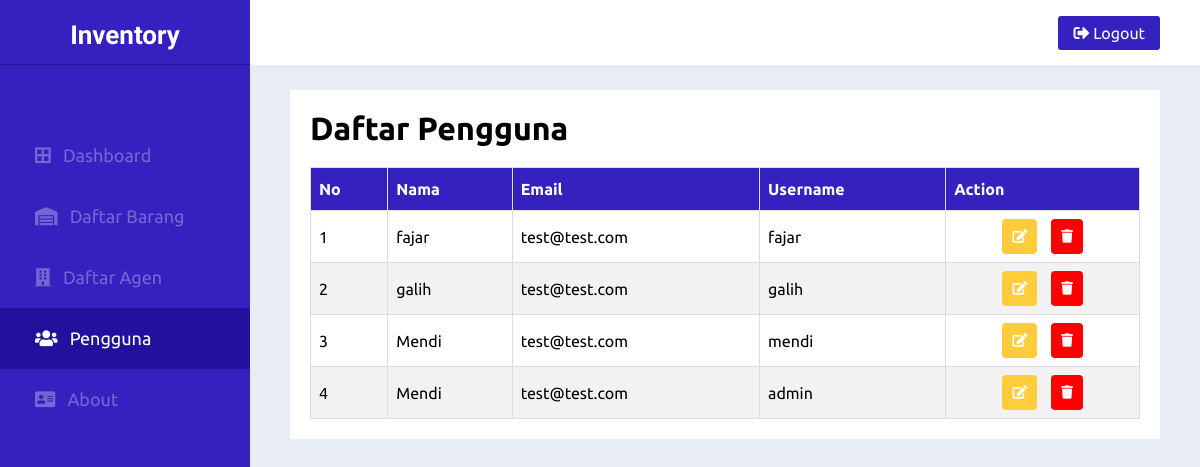
Page /users.php (signed in) on the committed database.
### tables this page shows
CREATE TABLE `user` (
  `id` int(11) NOT NULL,
  `nama` varchar(50) NOT NULL,
  `email` varchar(50) NOT NULL,
  `username` varchar(50) NOT NULL,
  `password` varchar(500) NOT NULL
);

### functions.php (called while the page is built, shortened)
<?php
$conn = mysqli_connect("localhost", "root", "", "inventory");
function query($query)
{
	global $conn;
	$result = mysqli_query($conn, $query);
	$rows = [];
	while ($row = mysqli_fetch_assoc($result)) {
		$rows[] = $row;
	}
	return $rows;
}

### users.php (the view, shortened to what this page needs)
<?php
include 'functions.php';
$user = query("SELECT * FROM user");
?>
<!DOCTYPE html>
<html lang="en">
<head>
  <link rel="stylesheet" href="./assets/css/style.css" />
  <link rel="stylesheet" href="https://cdnjs.cloudflare.com/ajax/libs/font-awesome/5.13.1/css/all.min.css" />
</head>
<body>
  <div class="wrapper">
    <div class="top_navbar">
      <div class="logo">
        <a href="#">Inventory</a>
      </div>
      <div class="top_menu">
        <div class="home_link">
          <a href="logout.php">
            <span class="icon">
              <i class="fas fa-sign-out-alt"></i>
              <span>Logout</span>
            </span>
          </a>
        </div>
      </div>
    </div>
    <div class="main_body">
      <div class="sidebar_menu">
        <div class="inner__sidebar_menu">
          <ul>
            <li>
              <a href="index.php">
                <span class="icon"> <i class="fas fa-border-all"></i></span>
                <span class="list">Dashboard</span>
              </a>
            </li>
            <li>
              <a href="barang.php">
                <span class="icon"><i class="fas fa-warehouse"></i></span>
                <span class="list">Daftar Barang</span>
              </a>
            </li>
            <li>
              <a href="agen.php">
                <span class="icon"><i class="fas fa-building"></i></span>
                <span class="list">Daftar Agen</span>
              </a>
            </li>
            <li>
              <a href="users.php" class="active">
                <span class="icon"><i class="fas fa-users"></i></span>
                <span class="list">Pengguna</span>
              </a>
            </li>
            <li>
              <a href="about.php">
                <span class="icon"><i class="fas fa-address-card"></i></span>
                <span class="list">About</span>
              </a>
            </li>
          </ul>
        </div>
      </div>
      <div class="container">
        <div class="card">
          <div class="card-header">
            <h1>Daftar Pengguna</h1>
          </div>
          <div class="card-body" id="container">
            <table class="table">
              <thead>
                <tr>
                  <th>No</th>
                  <th>Nama</th>
                  <th>Email</th>
                  <th>Username</th>
                  <th>Action</th>
                </tr>
              </thead>
              <tbody>
                <?php $i = 1 ?>
                <?php foreach ($user as $row) : ?>
                  <tr>
                    <td><?= $i; ?></td>
                    <td><?= $row['nama']; ?></td>
                    <td><?= $row['email']; ?></td>
                    <td><?= $row['username']; ?></td>
                    <td style="text-align: center;">
                      <a href="EditUser.php?id=<?= $row['id']; ?>">
                        <button class="warning">
                          <i class="fas fa-edit"></i>
                        </button>
                      </a>
                      <a href="DeleteUser.php?id=<?= $row['id']; ?>" onclick="return confirm('apakah yakin mau dihapus ?');">
                        <button class="delete">
                          <i class="fas fa-trash"></i>
                        </button>
                      </a>
                    </td>
                  </tr>
                  <?php $i++; ?>
                <?php endforeach; ?>
              </tbody>
            </table>
          </div>
        </div>
      </div>
    </div>
  </div>
</body>
</html>

### assets/css/style.css (style rules this page uses)
* { margin: 0; padding: 0; list-style: none; font-family: "Ubuntu", sans-serif; box-sizing: border-box; text-decoration: none; }
body { background: #e8edf5; width: 100%; height: 100%; }
.wrapper .top_navbar { width: 100%; height: 65px; display: flex; position: fixed; top: 0; }
.wrapper .top_navbar .logo { width: 250px; height: 100%; background: #3421c0; border-bottom: 1px solid #22119d; }
.wrapper .top_navbar .logo a { display: block; text-align: center; font-family: "Montserrat Subrayada", sans-serif; font-size: 26px; color: #fff; padding: 20px 0; font-weight: bold; }
.wrapper .top_navbar .top_menu { width: calc(100% - 250px); height: 100%; background: #fff; padding: 0 40px; display: flex; justify-content: space-between; align-items: center; }
.wrapper .top_navbar .top_menu .home_link a { display: block; background: #3421c0; color: #fff; padding: 8px 15px; border-radius: 3px; }
.main_body .sidebar_menu { position: fixed; top: 65px; left: 0; background: #3421c0; width: 250px; height: 100%; transition: all 0.3s linear; }
.main_body .sidebar_menu .inner__sidebar_menu { position: relative; padding-top: 60px; }
.main_body .sidebar_menu ul li a { color: #7467d3; font-size: 18px; padding: 20px 35px; display: block; white-space: nowrap; }
.main_body .sidebar_menu ul li a .icon { margin-right: 8px; }
.main_body .sidebar_menu ul li a span { display: inline-block; }
.main_body .sidebar_menu ul li a.active { background: #22119d; color: #fff; }
.container { width: calc(100% - 250px); margin-top: 65px; margin-left: 250px; padding: 25px 40px; transition: all 0.3s linear; }
.card { background-color: white; padding: 20px; }
.card-header { margin-bottom: 20px; }
.card-body { border-radius: 10px; }
.table { border-collapse: collapse; width: 100%; }
.table td, .table th { border: 1px solid #ddd; padding: 8px; }
.table tr:nth-child(even) { background-color: #f2f2f2; }
.table th { padding-top: 12px; padding-bottom: 12px; text-align: left; background-color: #3421c0; color: white; }
.warning { background-color: #ffcd3c; border: none; outline: none; color: white; padding: 10px; border-radius: 4px; margin-right: 10px; }
.delete { background-color: red; border: none; outline: none; color: white; padding: 10px; border-radius: 4px; }

### rows in the picture
user: nama "fajar", email "test@test.com", username "fajar"
user: nama "galih", email "test@test.com", username "galih"
user: nama "Mendi", email "test@test.com", username "mendi"
user: nama "Mendi", email "test@test.com", username "admin"
